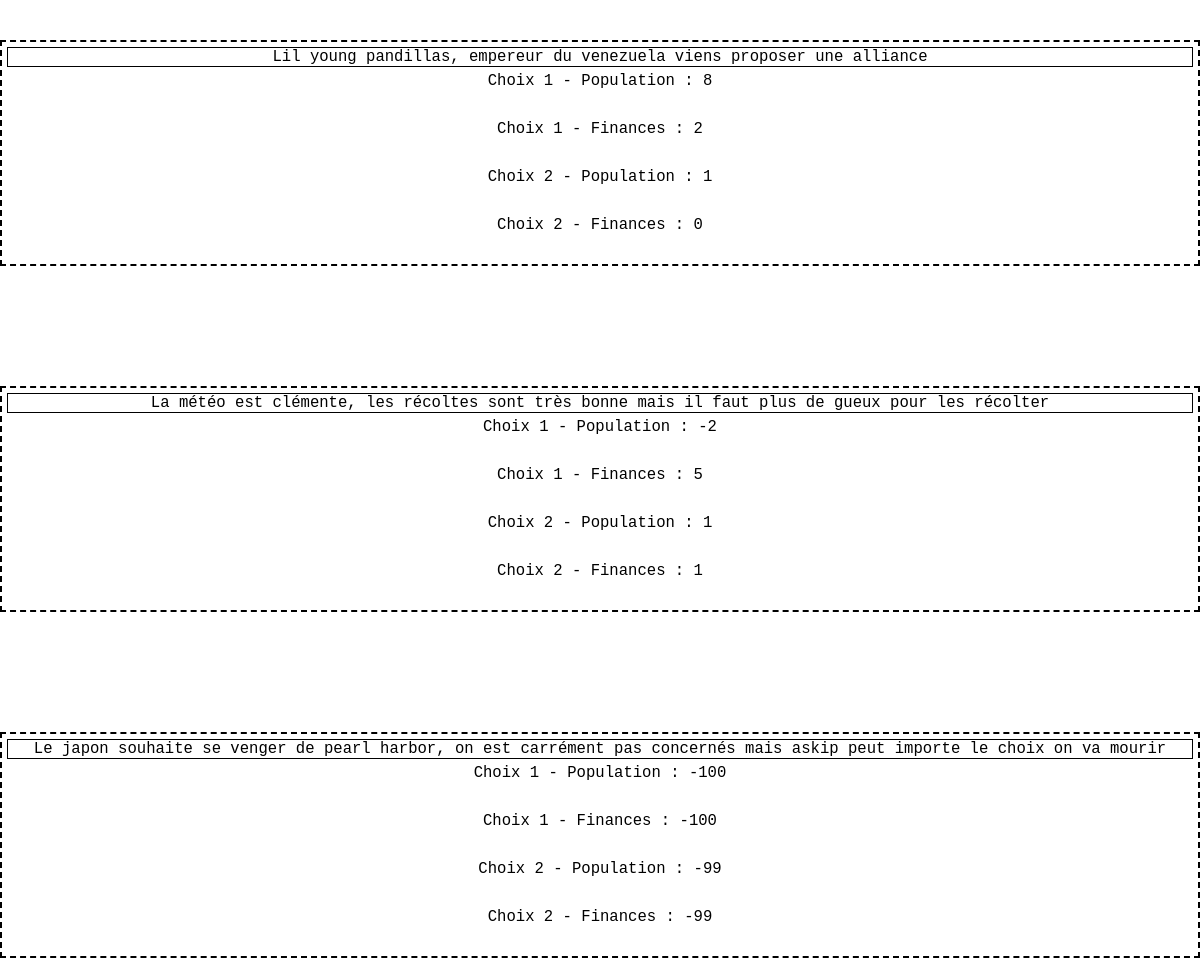
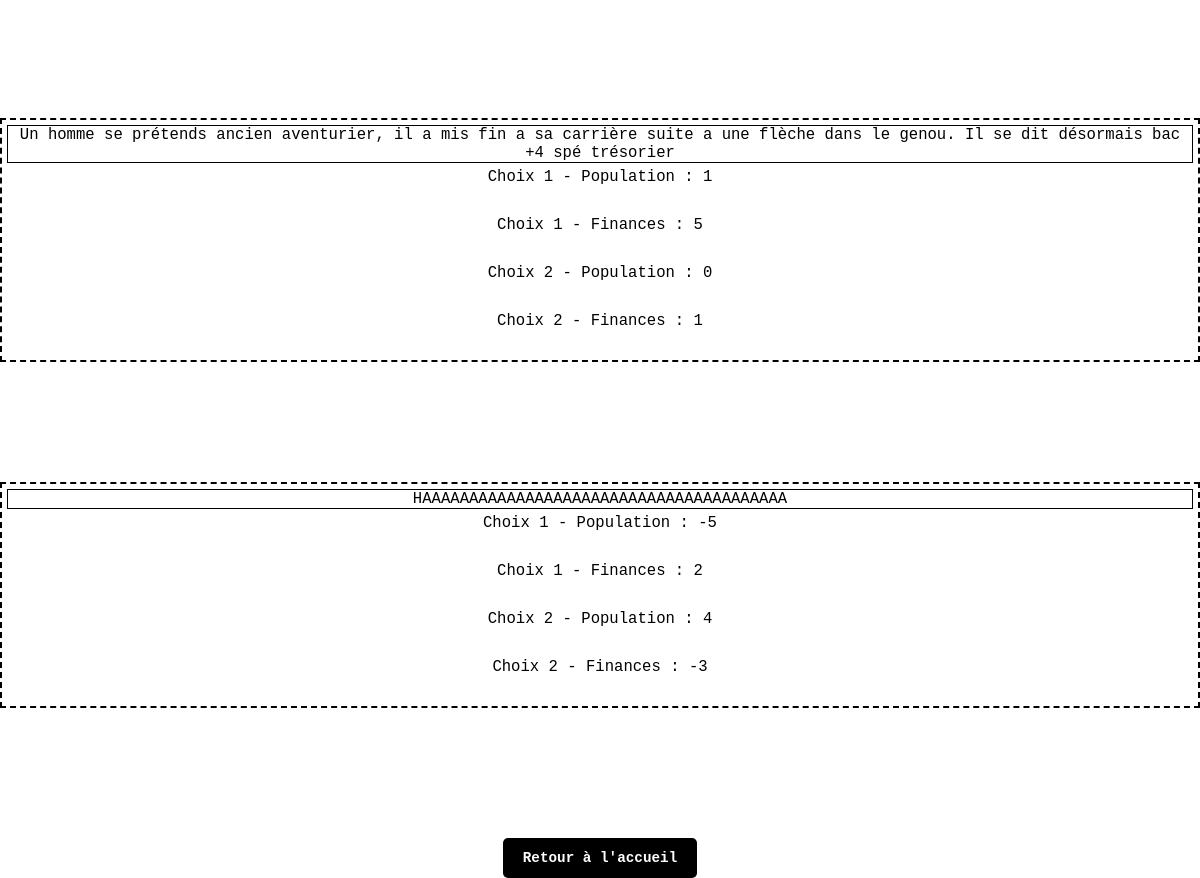
The page /public/index.php?action=afficherToutesLesCartes on the database its author committed (2 pictures, top to bottom).
### tables this page shows
CREATE TABLE `carte` (
  `id_carte` int(11) NOT NULL,
  `texte_carte` varchar(280) NOT NULL,
  `date_soumission` date NOT NULL,
  `ordre_soumission` int(11) NOT NULL,
  `choix1_population` int(11) NOT NULL,
  `choix1_finances` int(11) NOT NULL,
  `choix2_population` int(11) NOT NULL,
  `choix2_finances` int(11) NOT NULL
);

### controllers/CarteController.php (called while the page is built, shortened)
<?php
require_once './../models/Carte.php';
class CarteController {
    private $carteModel;
    public function __construct($db) {
        $this->carteModel = new Carte($db);
    }
    public function afficherToutesLesCartes() {
    $cartes = $this->carteModel->obtenirToutesLesCartes();
    require './../views/carte/afficherToutesLesCartes.php';
}
}
?>

### models/Carte.php (called while the page is built, shortened)
<?php
class Carte {
    private $db;
    public function __construct($db) {
        $this->db = $db;
    }
    public function obtenirToutesLesCartes() {
        $sql = "SELECT * FROM carte";
        $stmt = $this->db->prepare($sql);
        $stmt->execute();
        return $stmt->fetchAll();
}
}
?>

### views/carte/afficherToutesLesCartes.php (the view, shortened to what this page needs)
<!DOCTYPE html>
<html lang="fr">
<head>
    <link rel="stylesheet" href="./assets/styles/style.css">
</head>
<body>
    <?php if (!empty($cartes)): ?>
    <ul>
        <?php foreach ($cartes as $carte): ?>
        <li class="card">
            <p><?php echo htmlspecialchars($carte['texte_carte']); ?></p>
            <p>Choix 1 - Population : <?php echo htmlspecialchars($carte['choix1_population']); ?></p>
            <p>Choix 1 - Finances : <?php echo htmlspecialchars($carte['choix1_finances']); ?></p>
            <p>Choix 2 - Population : <?php echo htmlspecialchars($carte['choix2_population']); ?></p>
            <p>Choix 2 - Finances : <?php echo htmlspecialchars($carte['choix2_finances']); ?></p>
        </li>
        <?php endforeach; ?>
    </ul>
    <?php else: ?>
    <p>Aucune carte n'est disponible pour le moment.</p>
    <?php endif; ?>
    <a href="index.php?action=accueil">Retour à l'accueil</a>
</body>
</html>

### public/assets/styles/style.css (style rules this page uses)
* { box-sizing: border-box; margin: 0; padding: 0; scroll-behavior: smooth; font-family: monospace; }
body { font-family: monospace; margin: 0; padding: 0; display: flex; justify-content: center; align-items: center; flex-direction: column; height: 100vh; text-align: center; }
p { font-size: 1.2rem; margin-bottom: 30px; }
a, #carte_form button, #deck_form button { display: inline-block; margin: 10px 0; padding: 12px 20px; font-size: 1.1rem; font-weight: bold; color: #fff; text-decoration: none; border-radius: 5px; transition: background-color 0.3s ease; background-color: black; }
ul, li { list-style-type: none; }
.card { border: 2px dashed black; margin-bottom: 10%; }
.card p:nth-child(1) { border: 1px solid black; margin: 5px; }

### rows shown on the page
carte: texte_carte "Lil young pandillas, empereur du venezuela viens proposer une alliance", choix1_population "8", choix1_finances "2", choix2_population "1", choix2_finances "0"
carte: texte_carte "La météo est clémente, les récoltes sont très bonne mais il faut plus de gueux pour les récolter", choix1_population "-2", choix1_finances "5", choix2_population "1", choix2_finances "1"
carte: texte_carte "Le japon souhaite se venger de pearl harbor, on est carrément pas concernés mais askip peut importe le choix on va mourir", choix1_population "-100", choix1_finances "-100", choix2_population "-99", choix2_finances "-99"
carte: texte_carte "Un homme se prétends ancien aventurier, il a mis fin a sa carrière suite a une flèche dans le genou. Il se dit désormais bac +4 spé trésorier", choix1_population "1", choix1_finances "5", choix2_population "0", choix2_finances "1"
carte: texte_carte "HAAAAAAAAAAAAAAAAAAAAAAAAAAAAAAAAAAAAAAA", choix1_population "-5", choix1_finances "2", choix2_population "4", choix2_finances "-3"
